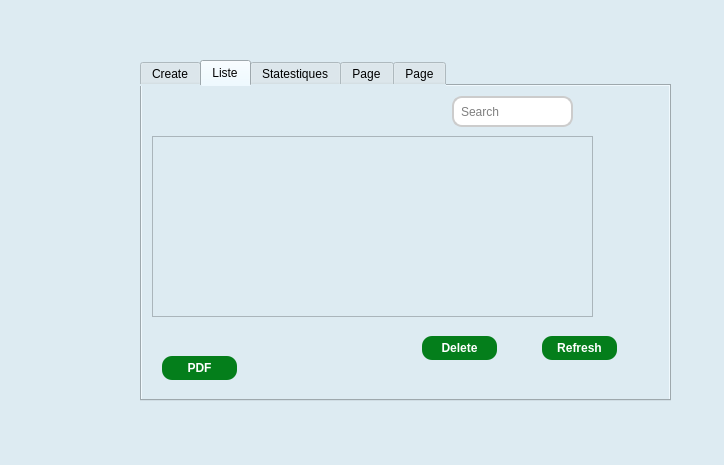
<?xml version="1.0" encoding="UTF-8"?>
<ui version="4.0">
 <class>clientwindow</class>
 <widget class="QDialog" name="clientwindow">
  <property name="geometry">
   <rect>
    <x>0</x>
    <y>0</y>
    <width>724</width>
    <height>465</height>
   </rect>
  </property>
  <property name="windowTitle">
   <string>Dialog</string>
  </property>
  <property name="styleSheet">
   <string notr="true">background-color: 
#ddebf2;
</string>
  </property>
  <widget class="QTabWidget" name="tabWidget">
   <property name="geometry">
    <rect>
     <x>140</x>
     <y>60</y>
     <width>531</width>
     <height>341</height>
    </rect>
   </property>
   <property name="styleSheet">
    <string notr="true"/>
   </property>
   <property name="currentIndex">
    <number>1</number>
   </property>
   <widget class="QWidget" name="tab">
    <attribute name="title">
     <string>Create</string>
    </attribute>
    <widget class="QLineEdit" name="nomTF">
     <property name="geometry">
      <rect>
       <x>80</x>
       <y>50</y>
       <width>131</width>
       <height>31</height>
      </rect>
     </property>
     <property name="styleSheet">
      <string notr="true">background-color: white;
border: 2px solid #ccc;       /* Light gray border */
border-radius: 10px;           /* Adjust the radius for more or less rounding */
padding: 5px;  </string>
     </property>
     <property name="placeholderText">
      <string>enter nom ...</string>
     </property>
    </widget>
    <widget class="QLineEdit" name="adresseTF">
     <property name="geometry">
      <rect>
       <x>80</x>
       <y>90</y>
       <width>131</width>
       <height>31</height>
      </rect>
     </property>
     <property name="styleSheet">
      <string notr="true">background-color: white;
border: 2px solid #ccc;       /* Light gray border */
border-radius: 10px;           /* Adjust the radius for more or less rounding */
padding: 5px;  </string>
     </property>
     <property name="placeholderText">
      <string>enter adresse ...</string>
     </property>
    </widget>
    <widget class="QLineEdit" name="contactTF">
     <property name="geometry">
      <rect>
       <x>80</x>
       <y>130</y>
       <width>131</width>
       <height>31</height>
      </rect>
     </property>
     <property name="styleSheet">
      <string notr="true">background-color: white;
border: 2px solid #ccc;       /* Light gray border */
border-radius: 10px;           /* Adjust the radius for more or less rounding */
padding: 5px;  </string>
     </property>
     <property name="placeholderText">
      <string>enter contact  ...</string>
     </property>
    </widget>
    <widget class="QLabel" name="label">
     <property name="geometry">
      <rect>
       <x>20</x>
       <y>60</y>
       <width>49</width>
       <height>16</height>
      </rect>
     </property>
     <property name="text">
      <string>nom :</string>
     </property>
    </widget>
    <widget class="QLabel" name="label_2">
     <property name="geometry">
      <rect>
       <x>20</x>
       <y>100</y>
       <width>49</width>
       <height>16</height>
      </rect>
     </property>
     <property name="text">
      <string>adresse :</string>
     </property>
    </widget>
    <widget class="QLabel" name="label_3">
     <property name="geometry">
      <rect>
       <x>20</x>
       <y>140</y>
       <width>49</width>
       <height>16</height>
      </rect>
     </property>
     <property name="text">
      <string>contact :</string>
     </property>
    </widget>
    <widget class="QPushButton" name="createButton">
     <property name="geometry">
      <rect>
       <x>340</x>
       <y>180</y>
       <width>75</width>
       <height>24</height>
      </rect>
     </property>
     <property name="styleSheet">
      <string notr="true">background-color: #047e1b;
color: white;
font-weight: bold;
border-radius: 10px; /* Adjust the radius for more or less rounding */</string>
     </property>
     <property name="text">
      <string>Create</string>
     </property>
    </widget>
   </widget>
   <widget class="QWidget" name="tab2">
    <attribute name="title">
     <string>Liste</string>
    </attribute>
    <widget class="QTableView" name="clientTableView">
     <property name="geometry">
      <rect>
       <x>10</x>
       <y>50</y>
       <width>441</width>
       <height>181</height>
      </rect>
     </property>
    </widget>
    <widget class="QPushButton" name="refreshButton">
     <property name="geometry">
      <rect>
       <x>400</x>
       <y>250</y>
       <width>75</width>
       <height>24</height>
      </rect>
     </property>
     <property name="styleSheet">
      <string notr="true">background-color: #047e1b;
color: white;
font-weight: bold;
border-radius: 10px; /* Adjust the radius for more or less rounding */</string>
     </property>
     <property name="text">
      <string>Refresh</string>
     </property>
    </widget>
    <widget class="QPushButton" name="deleteButton">
     <property name="geometry">
      <rect>
       <x>280</x>
       <y>250</y>
       <width>75</width>
       <height>24</height>
      </rect>
     </property>
     <property name="styleSheet">
      <string notr="true">background-color: #047e1b;
color: white;
font-weight: bold;
border-radius: 10px; /* Adjust the radius for more or less rounding */</string>
     </property>
     <property name="text">
      <string>Delete</string>
     </property>
    </widget>
    <widget class="QLineEdit" name="searchLineEdit">
     <property name="geometry">
      <rect>
       <x>310</x>
       <y>10</y>
       <width>121</width>
       <height>31</height>
      </rect>
     </property>
     <property name="toolTip">
      <string/>
     </property>
     <property name="styleSheet">
      <string notr="true">background-color: white;
border: 2px solid #ccc;       /* Light gray border */
border-radius: 10px;           /* Adjust the radius for more or less rounding */
padding: 5px;  </string>
     </property>
     <property name="placeholderText">
      <string>Search</string>
     </property>
    </widget>
    <widget class="QPushButton" name="pdfButton">
     <property name="geometry">
      <rect>
       <x>20</x>
       <y>270</y>
       <width>75</width>
       <height>24</height>
      </rect>
     </property>
     <property name="styleSheet">
      <string notr="true">background-color: #047e1b;
color: white;
font-weight: bold;
border-radius: 10px; /* Adjust the radius for more or less rounding */</string>
     </property>
     <property name="text">
      <string>PDF</string>
     </property>
    </widget>
   </widget>
   <widget class="QWidget" name="statTab">
    <attribute name="title">
     <string>Statestiques</string>
    </attribute>
   </widget>
   <widget class="QWidget" name="tab_3">
    <attribute name="title">
     <string>Page</string>
    </attribute>
   </widget>
   <widget class="QWidget" name="tab_4">
    <attribute name="title">
     <string>Page</string>
    </attribute>
   </widget>
  </widget>
 </widget>
 <resources/>
 <connections/>
</ui>
